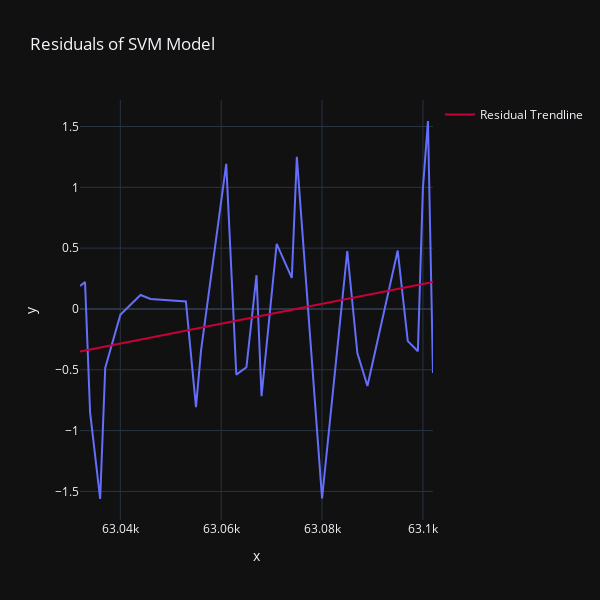

Here is the notebook cell this chart was saved with:
### Code cell
residuals = clf_yhat - y_test
residuals.sort_index(ascending=True, inplace=True)

fig = px.line(x=residuals.keys(), y=residuals.values, title='Residuals of SVM Model')

fig2 = px.scatter(x=residuals.keys(), y=residuals.values, trendline='ols', trendline_color_override='#C70039')
fig2.data[1].name = 'Residual Trendline'
fig2.data[1].showlegend = True

fig.add_trace(fig2.data[1])

fig.update_layout(height=600, width=600, template='plotly_dark')
fig.show()

### Figure 1 — Plotly figure (JSON) as saved in the notebook; plotly's stock layout.template omitted (floating-point values rounded to 4 significant figures)
{"data": [{"hovertemplate": "x=%{x}<br>y=%{y}<extra></extra>", "legendgroup": "", "line": {"color": "#636efa", "dash": "solid"}, "marker": {"symbol": "circle"}, "mode": "lines", "name": "", "orientation": "v", "showlegend": false, "type": "scatter", "x": [63032, 63033, 63034, 63036, 63037, 63040, 63044, 63046, 63053, 63055, 63056, 63061, 63063, 63065, 63067, 63068, 63071, 63074, 63075, 63080, 63085, 63087, 63089, 63095, 63097, 63099, 63100, 63101, 63102], "xaxis": "x", "y": [0.1895, 0.2209, -0.85, -1.562, -0.4846, -0.04867, 0.1148, 0.08169, 0.06156, -0.807, -0.3431, 1.193, -0.5401, -0.4798, 0.2776, -0.7179, 0.5354, 0.2555, 1.251, -1.558, 0.4763, -0.3627, -0.6333, 0.4802, -0.2643, -0.3482, 0.9935, 1.545, -0.5269], "yaxis": "y"}, {"hovertemplate": "<b>OLS trendline</b><br>y = 0.00815022 * x + -514.075<br>R<sup>2</sup>=0.063743<br><br>x=%{x}<br>y=%{y} <b>(trend)</b><extra></extra>", "legendgroup": "", "line": {"color": "#C70039"}, "marker": {"color": "#636efa", "symbol": "circle"}, "mode": "lines", "name": "Residual Trendline", "showlegend": true, "type": "scatter", "x": [63032, 63033, 63034, 63036, 63037, 63040, 63044, 63046, 63053, 63055, 63056, 63061, 63063, 63065, 63067, 63068, 63071, 63074, 63075, 63080, 63085, 63087, 63089, 63095, 63097, 63099, 63100, 63101, 63102], "xaxis": "x", "y": [-0.3496, -0.3415, -0.3333, -0.317, -0.3089, -0.2844, -0.2518, -0.2355, -0.1785, -0.1622, -0.154, -0.1133, -0.09698, -0.08068, -0.06438, -0.05623, -0.03178, -0.007327, 0.0008232, 0.04157, 0.08233, 0.09863, 0.1149, 0.1638, 0.1801, 0.1964, 0.2046, 0.2127, 0.2209], "yaxis": "y"}], "layout": {"height": 600, "legend": {"tracegroupgap": 0}, "title": {"text": "Residuals of SVM Model"}, "width": 600, "xaxis": {"anchor": "y", "domain": [0, 1], "title": {"text": "x"}}, "yaxis": {"anchor": "x", "domain": [0, 1], "title": {"text": "y"}}}}
